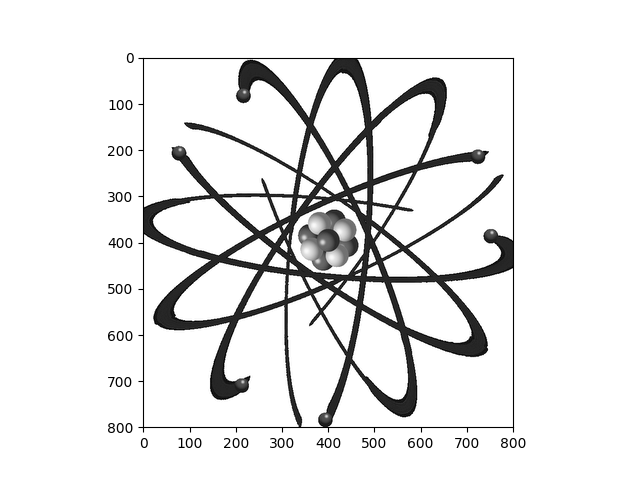
#> input picture beta_tests/test.png, 640 x 480 px
$ python ASM.py test.png 1.0 1.0 1.0 1.0 5
#> lines starting #> are read from the running program, lines starting #| are printed output that depends on the picture
### scripts/image_converter.py
from PIL import Image
import numpy as np

def change_type(path,new_path,_type):
#> called with path = 'test.png', new_path = 'fft_test.png', _type = 'L'
    image = Image.open(path)
#> image is the input picture: PIL image 640x480 RGBA; mean R, G, B, A 232, 232, 232, 255
    _image = image.convert(_type)
    #:_image.save(new_path)
    pixels = _image.load()

    im_to_arr = np.zeros(_image.size)
    I = np.ones(_image.size)

    for i in range(im_to_arr.shape[0]):
        for j in range(im_to_arr.shape[1]):
            im_to_arr[i][j] = float(pixels[i,j])
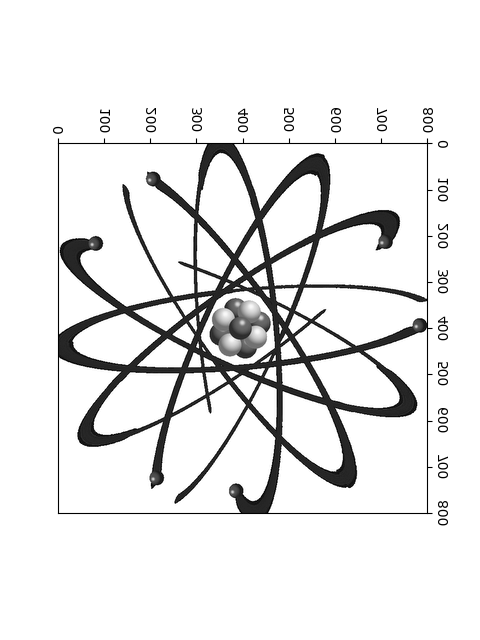
#> im_to_arr: shape (640, 480) float64; min 0, max 255, mean 232

    _object =  (im_to_arr - np.min(im_to_arr))/(np.max(im_to_arr) - np.min(im_to_arr))

    return _object

### beta_tests/ASM.py
#!/usr/bin/env python3
import os
import sys
import matplotlib.pyplot as plt

cp = os.getcwd()[:-10]
sys.path.insert(0,cp)

import scripts.image_converter as ic
import scripts.FFT as ft
import scripts.prop as prop
import numpy as np

arr = float(sys.argv[3])
ll = float(sys.argv[4])
for ii in range(int(sys.argv[6])):
    if len(sys.argv) >1:
        im = ic.change_type('{}'.format(sys.argv[1]), 'fft_test.png','L')
    else:
        ############ TEST ###########
        im = np.ones((200,200))
        sp = int(im.shape[1]/2)
        for i in range(10):
            for j in range(10):
                im[sp+i][sp+j] = 0.7
        #im[13][9] = 0.9
        #############################


    im_fft = np.fft.fft2(im)
    '''
    plt.imshow(np.abs(im_fft), interpolation='lanczos',cmap='gray')

    plt.title('fft_A')
    plt.show()
    plt.clf()

    plt.imshow(np.angle(im_fft), interpolation='lanczos',cmap='gray')
    plt.title('fft_phi')
    plt.show()
    plt.clf()
    '''
    n = im_fft.shape
#> n = (640, 480)
    S = np.zeros(n)

    for i in range(n[0]):
        for j in range(n[1]):
            S[i][j] = np.exp(ll*np.pi*float(sys.argv[2])*1j*(((i-n[0]/2 -1)/arr)**2+((j-n[1]/2 -1)/arr)**2))
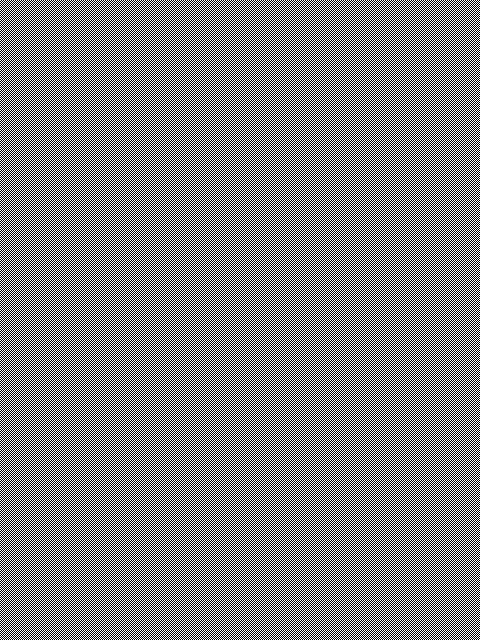
#> S: shape (640, 480) float64; values -1 (black) and 1 (white), 50% white in thin lines or dots
    S[np.isnan(S)] = 0
    '''
    plt.imshow(np.abs(S), interpolation='lanczos',cmap='gray')
    plt.title('S_A')
    plt.show()
    plt.clf()
    plt.imshow(np.angle(S), interpolation='lanczos',cmap='gray')
    plt.title('S_phi')
    plt.show()
    plt.clf()
    '''

    im_ifft = np.fft.ifft2(S*im_fft)
    plt.imshow(np.abs(im_ifft)**2, interpolation='lanczos',cmap='gray')
    plt.title('l={}'.format(ll))
    plt.savefig('new/f_{}.png'.format(ii))
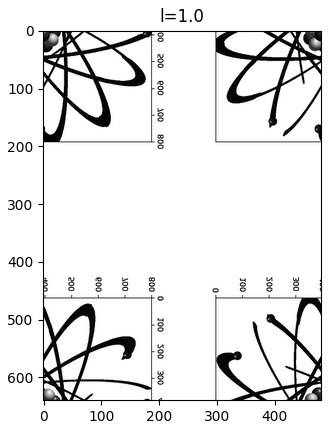
#> figure drawn by matplotlib, 1 panel
    plt.clf()
    ll += float(sys.argv[5])
